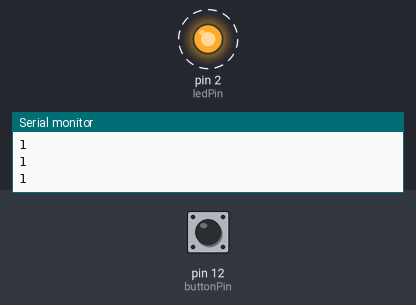
The sketch below on a simulated Arduino Uno, built with avr-gcc and run on an emulated ATmega328P. Parts: output pins drawn as LEDs (lit = HIGH), the last lines printed to the serial monitor. Dashed ring = blinking. The test bench sets the inputs (shaded band); at power-on: pin 12 (buttonPin) HIGH.

Above: at 2.0 s.
2.1 s: pin 12 (buttonPin) pulled LOW for 3.2 s
At 2.7 s:
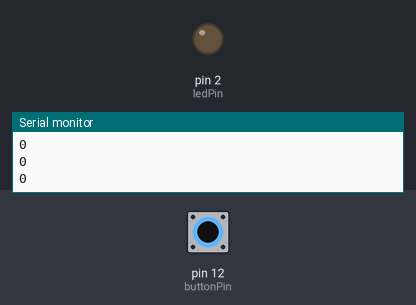
At 5.45 s:
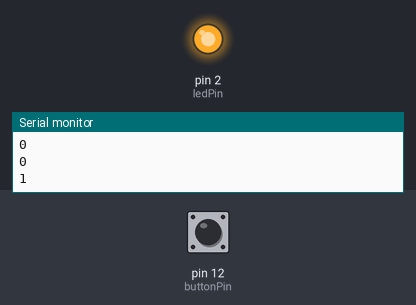
Timing chart, 0 to 12.8 s (numbered marks = the images above; inputs shaded):
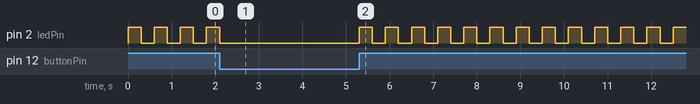

Measured:
- by itself, pin 2 (ledPin): repeats every 0.60 s: HIGH 0.30 s, LOW 0.30 s

The sketch:

variable_blinker.ino
```cpp
int ledPin = 2;
int buttonPin = 12;
int val = 0;

void setup() {
  // put your setup code here, to run once:
  pinMode(ledPin, OUTPUT); //This sets the digital pin as the output
  pinMode(buttonPin, INPUT);
  Serial.begin(9600);
}

void loop() {
  // put your main code here, to run repeatedly:
  val = digitalRead(buttonPin);
  Serial.println(val);
  if (val == LOW) {
    digitalWrite(ledPin, LOW);
  } else if (val == HIGH) {
    digitalWrite(ledPin, HIGH);
    delay(300);
    digitalWrite(ledPin, LOW);
    delay(300);
  }
}
```
